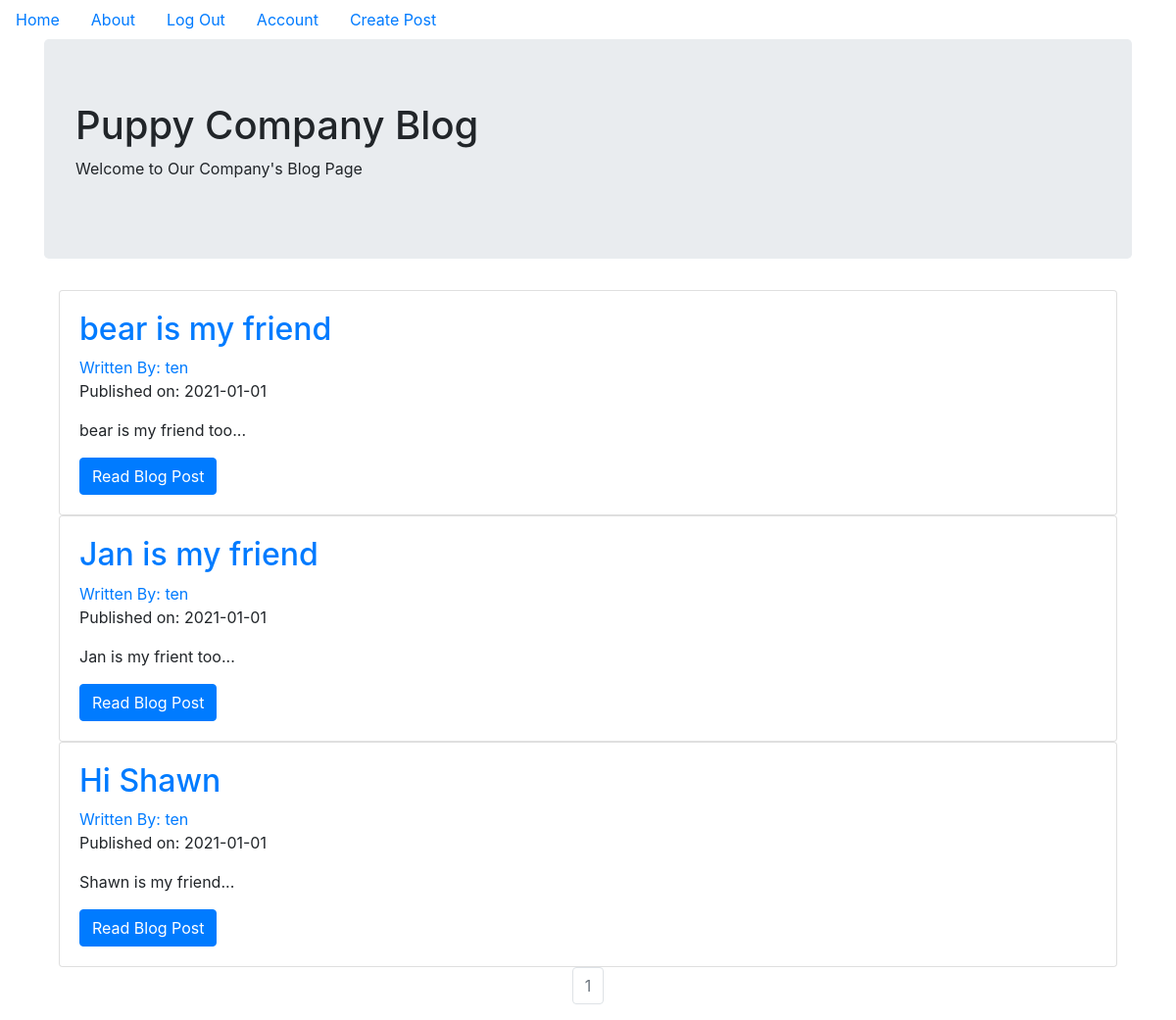
The page / (signed in) on the database its author committed.
### endofshift/models.py (models this page shows, shortened)
class BlogPost(db.Model):
    users = db.relationship(User)
    id = db.Column(db.Integer,primary_key=True)
    user_id = db.Column(db.Integer,db.ForeignKey('users.id'),nullable=False)
    date = db.Column(db.DateTime,nullable=False,default=datetime.utcnow)
    title = db.Column(db.String(140),nullable=False)
    text = db.Column(db.Text,nullable=False)

class User(db.Model,UserMixin):
    __tablename__= 'users'
    id = db.Column(db.Integer,primary_key=True)
    profile_image = db.Column(db.String(64),nullable=False,default='default_profile.png')
    email = db.Column(db.String(64),unique=True,index=True)
    username = db.Column(db.String(64),unique=True,index=True)
    password_hash = db.Column(db.String(128))
    posts = db.relationship('BlogPost',backref='author',lazy=True)

### endofshift/core/views.py (the view)
@core.route('/')
def index():
    page = request.args.get('page',1,type=int)
    blog_posts = BlogPost.query.order_by(BlogPost.date.desc()).paginate(page=page,per_page=10)
    return render_template('index.html',blog_posts=blog_posts)

### endofshift/models.py (called while the page is built)
@login_manager.user_loader
def load_user(user_id):
    return User.query.get(user_id)

### endofshift/templates/index.html (shortened to what this page needs)
{% extends "base.html" %}
{% block content %}
  <div class="jumbotron">
    <h1>Puppy Company Blog</h1>
    <p>Welcome to Our Company's Blog Page</p>
  </div>
  <div class="container">
    {% for post in blog_posts.items %}
    <div class="card" >
      <div class="card-body">
        <h2><a class="card-title" href="  {{ url_for('blog_posts.blog_post', blog_post_id=post.id) }}">{{ post.title }}</a></h2>
        <a href="{{ url_for('users.user_posts', username=post.author.username) }}">Written By: {{ post.author.username }}</a>
        <p>Published on: {{ post.date.strftime('%Y-%m-%d') }}</p>
        <p class="card-text">{{ post.text[:100] }}...</p>
        <a href="{{ url_for('blog_posts.blog_post', blog_post_id=post.id) }}" class="btn btn-primary">Read Blog Post</a>
      </div>
    </div>
   {% endfor %}
   <nav aria-label="Page navigation example">
     <ul class="pagination justify-content-center">
       {% for page_num in blog_posts.iter_pages(left_edge=1, right_edge=1, left_current=1, right_current=2) %}
          {% if blog_posts.page == page_num %}
          <li class="page-item disabled">
            <a class="page-link" href="{{ url_for('core.index', page=page_num) }}">{{ page_num }}</a></li>
          {% else %}
            <li class="page-item"><a class="page-link" href="{{ url_for('core.index', page=page_num) }}">{{ page_num }}</a></li>
          {% endif %}
      {% endfor %}
    </nav>
{% endblock %}

### rows shown on the page
BlogPost: title "bear is my friend", author.username "ten", date "2021-01-01", text "bear is my friend too"
BlogPost: title "Jan is my friend", author.username "ten", date "2021-01-01", text "Jan is my frient too"
BlogPost: title "Hi Shawn", author.username "ten", date "2021-01-01", text "Shawn is my friend"

### other values the page prints
{{ page_num }} "1"
